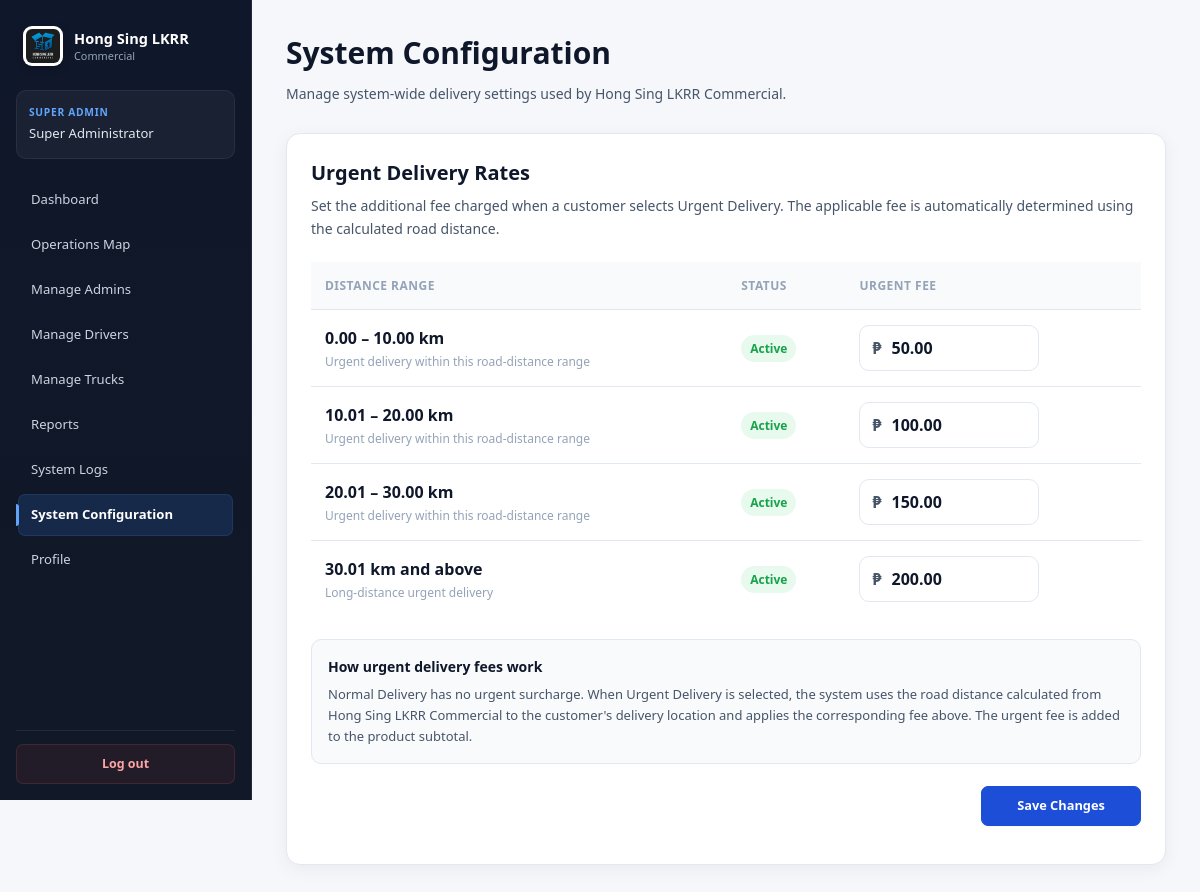
The app's page /super_admin/system_configuration.php (signed in) with its own data.
### tables this page shows
CREATE TABLE `urgent_delivery_rate` (
  `rate_id` int(11) NOT NULL,
  `min_distance_km` decimal(10,2) NOT NULL,
  `max_distance_km` decimal(10,2) DEFAULT NULL,
  `fee` decimal(10,2) NOT NULL DEFAULT 0.00,
  `is_active` tinyint(1) NOT NULL DEFAULT 1,
  `created_at` datetime NOT NULL DEFAULT current_timestamp(),
  `updated_at` datetime NOT NULL DEFAULT current_timestamp() ON UPDATE current_timestamp()
);

### includes/auth.php (called while the page is built, shortened)
<?php
function e(
    mixed $value
): string {
    return htmlspecialchars(
        (string) $value,
        ENT_QUOTES | ENT_SUBSTITUTE,
        'UTF-8'
    );
}

### super_admin/system_configuration.php (the view, shortened to what this page needs)
<?php
require_once __DIR__ . '/../includes/auth.php';
$db = Database::getConnection();
$errors = [];
$urgentRates = [];
try {
    $ratesStmt = $db->query("
        SELECT
            rate_id,
            min_distance_km,
            max_distance_km,
            fee,
            is_active,
            created_at,
            updated_at
        FROM urgent_delivery_rate
        ORDER BY min_distance_km ASC
    ");
    $urgentRates =
        $ratesStmt->fetchAll(PDO::FETCH_ASSOC);
} catch (Throwable $e) {
    $errors[] =
        'Unable to load urgent delivery rates.';
    error_log(
        'Urgent Delivery Rate Load Error: '
        . $e->getMessage()
    );
}
require_once __DIR__ . '/../includes/header.php';
?>
<main class="app-main">
    <div class="system-config-page">
        <div class="system-config-header">
            <h1>
                System Configuration
            </h1>
            <p>
                Manage system-wide delivery settings used by
                Hong Sing LKRR Commercial.
            </p>
        </div>
        <section class="config-card">
            <div class="config-card-header">
                <h2>
                    Urgent Delivery Rates
                </h2>
                <p>
                    Set the additional fee charged when a customer
                    selects Urgent Delivery. The applicable fee is
                    automatically determined using the calculated
                    road distance.
                </p>
            </div>
            <?php if (!empty($urgentRates)): ?>
                <form method="POST">
                    <div class="rate-table-wrapper">
                        <table class="rate-table">
                            <thead>
                                <tr>
                                    <th>
                                        Distance Range
                                    </th>
                                    <th>
                                        Status
                                    </th>
                                    <th>
                                        Urgent Fee
                                    </th>
                                </tr>
                            </thead>
                            <tbody>
                                <?php foreach ($urgentRates as $rate): ?>
                                    <?php
                                    $minimum =
                                        (float) $rate['min_distance_km'];
                                    $maximum =
                                        $rate['max_distance_km'];
                                    if ($maximum === null) {
                                        $rangeText =
                                            number_format($minimum, 2)
                                            . ' km and above';
                                    } else {
                                        $rangeText =
                                            number_format($minimum, 2)
                                            . ' – '
                                            . number_format(
                                                (float) $maximum,
                                                2
                                            )
                                            . ' km';
                                    }
                                    ?>
                                    <tr>
                                        <td>
                                            <span class="distance-range">
                                                <?= e($rangeText) ?>
                                            </span>
                                            <span class="distance-description">
                                                <?php if ($maximum === null): ?>
                                                    Long-distance urgent delivery
                                                <?php else: ?>
                                                    Urgent delivery within this
                                                    road-distance range
                                                <?php endif; ?>
                                            </span>
                                        </td>
                                        <td>
                                            <?php if ((int) $rate['is_active'] === 1): ?>
                                                <span class="status-badge status-active">
                                                    Active
                                                </span>
                                            <?php else: ?>
                                                <span class="status-badge status-inactive">
                                                    Inactive
                                                </span>
                                            <?php endif; ?>
                                        </td>
                                        <td>
                                            <div class="fee-input-wrapper">
                                                <span class="fee-symbol">
                                                </span>
                                                <input
                                                    type="number"
                                                    name="rates[<?= (int) $rate['rate_id'] ?>]"
                                                    class="fee-input"
                                                    min="0"
                                                    max="100000"
                                                    step="0.01"
                                                    value="<?= e(
                                                        number_format(
                                                            (float) $rate['fee'],
                                                            2,
                                                            '.',
                                                            ''
                                                        )
                                                    ) ?>"
                                                    required
                                                >
                                            </div>
                                        </td>
                                    </tr>
                                <?php endforeach; ?>
                            </tbody>
                        </table>
                    </div>
                    <div class="config-info">
                        <strong>
                            How urgent delivery fees work
                        </strong>
                        <p>
                            Normal Delivery has no urgent surcharge.
                            When Urgent Delivery is selected, the
                            system uses the road distance calculated
                            from Hong Sing LKRR Commercial to the
                            customer's delivery location and applies
                            the corresponding fee above. The urgent
                            fee is added to the product subtotal.
                        </p>
                    </div>
                    <div class="config-actions">
                        <button
                            type="submit"
                            class="btn btn-primary"
                        >
                            Save Changes
                        </button>
                    </div>
                </form>
            <?php endif; ?>
        </section>
    </div>
</main>

### assets/css/theme.css (style rules this page uses)
*, *::before, *::after { box-sizing: border-box; }
body, button, input, select, textarea { font-family: var(--font-base); }
button, input, select, textarea { font: inherit; }
button { cursor: pointer; }
* { scrollbar-width: thin; scrollbar-color: #cbd5e1 transparent; }
input[type="text"], input[type="email"], input[type="password"], input[type="number"], input[type="tel"], input[type="date"], input[type="time"], input[type="datetime-local"], input[type="search"], select, textarea { max-width: 100%; }
.btn-primary, .btn-secondary, .btn-success, .btn-warning, .btn-danger, .btn-info { min-height: 40px; display: inline-flex; align-items: center; justify-content: center; gap: 7px; padding: 9px 15px; border-radius: var(--radius-sm); font-size: 0.8rem; font-weight: 650; line-height: 1; text-decoration: none; cursor: pointer; transition: background-color 0.15s ease, border-color 0.15s ease, color 0.15s ease, box-shadow 0.15s ease, transform 0.1s ease; }
.btn-primary { width: auto; background: var(--color-primary); border: 1px solid var(--color-primary); color: #ffffff; box-shadow: var(--shadow-xs); }
.app-main { flex: 1; min-width: 0; padding: 30px 34px 42px; background: var(--color-bg); }
.app-main > * { max-width: var(--content-max-width); margin-left: auto; margin-right: auto; }

### super_admin/system_configuration.php (style rules this page uses)
.system-config-page { width: 100%; max-width: 1200px; margin: 0 auto; }
.system-config-header { margin-bottom: 28px; }
.system-config-header h1 { margin: 0 0 8px; font-size: 30px; font-weight: 800; color: var(--color-text-primary); }
.system-config-header p { margin: 0; color: var(--color-text-secondary); line-height: 1.6; }
.config-card { background: var(--color-surface); border: 1px solid var(--color-border); border-radius: var(--radius-lg); box-shadow: var(--shadow-card); padding: 24px; }
.config-card-header { margin-bottom: 22px; }
.config-card-header h2 { margin: 0 0 7px; font-size: 20px; color: var(--color-text-primary); }
.config-card-header p { margin: 0; color: var(--color-text-secondary); font-size: 14px; line-height: 1.6; }
.rate-table-wrapper { overflow-x: auto; }
.rate-table { width: 100%; border-collapse: collapse; }
.rate-table th, .rate-table td { padding: 15px 14px; text-align: left; border-bottom: 1px solid var(--color-border); }
.rate-table th { font-size: 12px; text-transform: uppercase; letter-spacing: .04em; color: var(--color-text-muted); background: var(--color-surface-alt); }
.rate-table td { color: var(--color-text-primary); vertical-align: middle; }
.rate-table tbody tr:last-child td { border-bottom: 0; }
.distance-range { font-weight: 700; }
.distance-description { display: block; margin-top: 4px; font-size: 12px; font-weight: 400; color: var(--color-text-muted); }
.fee-input-wrapper { position: relative; width: 180px; max-width: 100%; }
.fee-symbol { position: absolute; left: 13px; top: 50%; transform: translateY(-50%); color: var(--color-text-secondary); font-weight: 700; pointer-events: none; }
.fee-input { width: 100%; box-sizing: border-box; border: 1px solid var(--color-border); border-radius: var(--radius-md); background: var(--color-surface); color: var(--color-text-primary); padding: 11px 13px 11px 31px; font: inherit; font-weight: 700; outline: none; }
.config-info { margin-top: 22px; padding: 16px; background: var(--color-surface-alt); border: 1px solid var(--color-border); border-radius: var(--radius-md); }
.config-info strong { display: block; margin-bottom: 7px; color: var(--color-text-primary); }
.config-info p { margin: 0; font-size: 13px; line-height: 1.6; color: var(--color-text-secondary); }
.config-actions { display: flex; justify-content: flex-end; margin-top: 22px; }
.config-actions .btn { min-width: 160px; }
.status-badge { display: inline-flex; align-items: center; padding: 5px 9px; border-radius: 999px; font-size: 12px; font-weight: 700; }
.status-active { background: rgba(34, 197, 94, .10); color: var(--color-success); }

### records on screen
urgent_delivery_rate: rangeText "0.00 – 10.00 km", shows "Urgent delivery within this road-distance range", is_active "Active", rate_id+fee "50.00"
urgent_delivery_rate: rangeText "10.01 – 20.00 km", shows "Urgent delivery within this road-distance range", is_active "Active", rate_id+fee "100.00"
urgent_delivery_rate: rangeText "20.01 – 30.00 km", shows "Urgent delivery within this road-distance range", is_active "Active", rate_id+fee "150.00"
urgent_delivery_rate: min_distance_km "30.01 km and above", shows "Long-distance urgent delivery", is_active "Active", rate_id+fee "200.00"

### other values on screen
currentRole() "SUPER ADMIN"
$_SESSION['full_name'] "Super Administrator"
$item['label'] "Dashboard"
$item['label'] "Operations Map"
$item['label'] "Manage Admins"
$item['label'] "Manage Drivers"
$item['label'] "Manage Trucks"
$item['label'] "Reports"
$item['label'] "System Logs"
$item['label'] "System Configuration"
$item['label'] "Profile"
